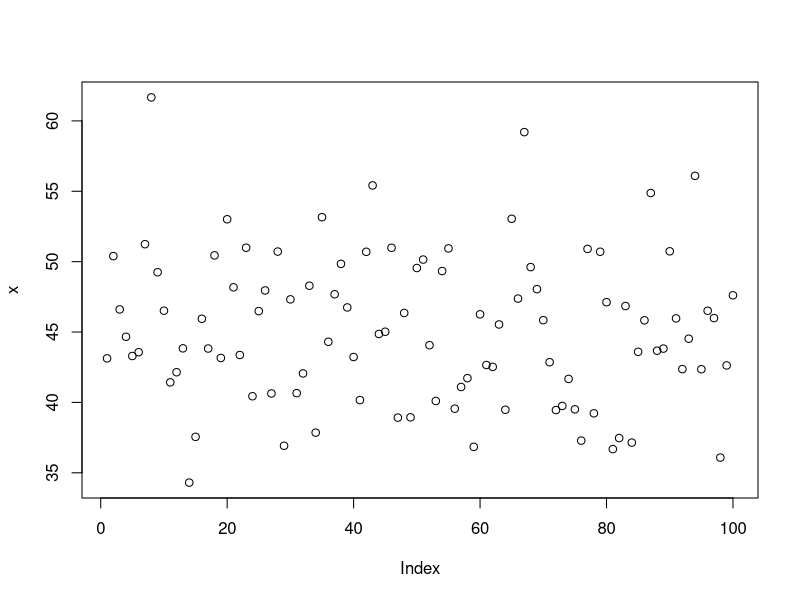
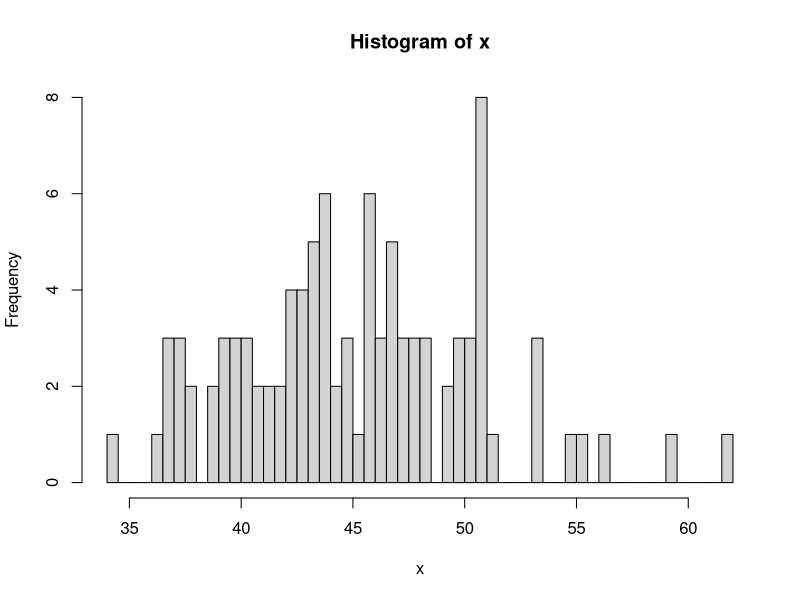

Write the R code that produced these figures, in order.
# a.
x = rnorm(100, mean = 45, sd = 5)
pdf <- seq(length = 100)

# hitung x1 dan x2
mean = mean(x)
x1 <- floor(mean)
x2 <- ceiling(mean)

# hitung z score x1 dan x2
x1z <- (x1-45)/5
x2z <- (x2-45)/5

# hitung probabilitas
prob <- pnorm(x2z) - pnorm(x1z)
cat("Probabilitas dari", x1, "≤ x ≤", x2, "adalah", prob, "\n")
cat("Z-score untuk", x1, "adalah", x1z, "\n")
cat("Z-score untuk", x2, "adalah", x2z, "\n")

plot(x)

#b. histogram
hist(x, breaks = 50)

#c. varian
varian <- var(x)
cat("varian: ", varian, "\n")
